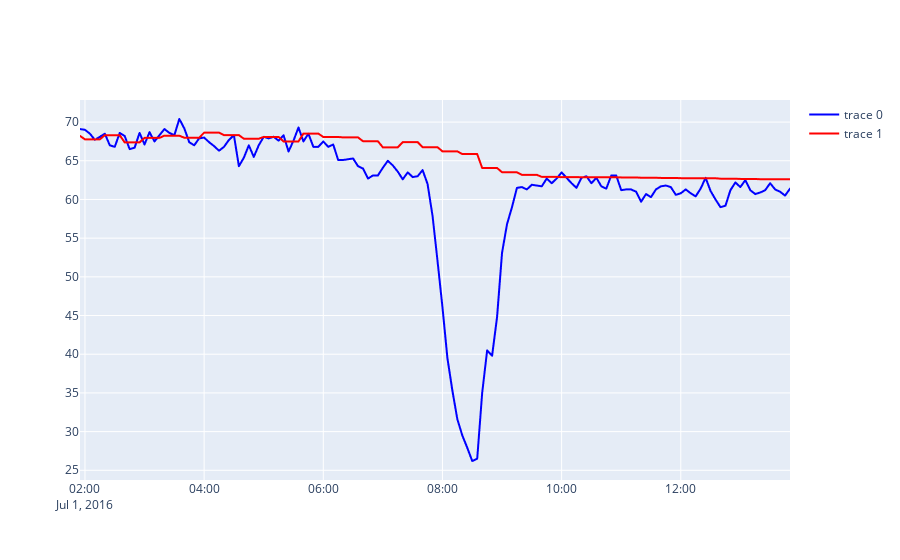

Here is the notebook cell this chart was saved with:
### Code cell
fig = go.Figure()
fig.add_scattergl(x=result["timestamp"], y=result["speed"], line={'color': 'blue'})
fig.add_scattergl(x = result["timestamp"], y = result["speed"].where(result["current_predicted"] == 1), line ={'color' : 'red'})
fig.show()

### Figure 1 — Plotly figure (JSON) as saved in the notebook; plotly's stock layout.template omitted (floating-point values rounded to 4 significant figures; data arrays with more than 128 entries replaced by an {"elided": "..."} marker saying what was removed)
{"data": [{"line": {"color": "blue"}, "type": "scattergl", "x": {"elided": "144 str values"}, "y": {"elided": "144 float values"}}, {"line": {"color": "red"}, "type": "scattergl", "x": {"elided": "144 str values"}, "y": {"elided": "144 float values"}}], "layout": {"autosize": true, "xaxis": {"autorange": true, "range": ["2016-07-01 01:55", "2016-07-01 13:50"], "type": "date"}, "yaxis": {"autorange": true, "range": [23.74, 72.86], "type": "linear"}}}
